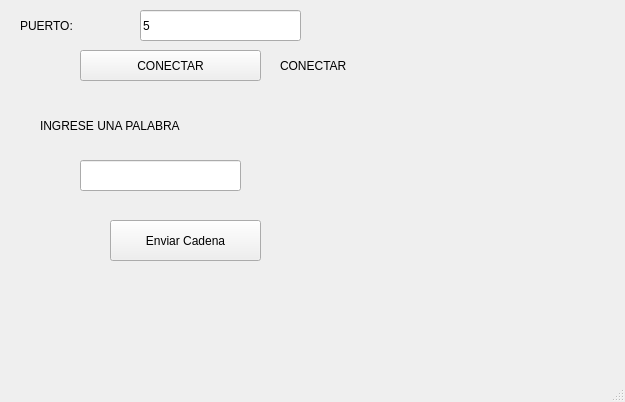
<?xml version="1.0" encoding="UTF-8"?>
<ui version="4.0">
 <class>MainWindow</class>
 <widget class="QMainWindow" name="MainWindow">
  <property name="geometry">
   <rect>
    <x>0</x>
    <y>0</y>
    <width>625</width>
    <height>402</height>
   </rect>
  </property>
  <property name="windowTitle">
   <string>MainWindow</string>
  </property>
  <widget class="QWidget" name="centralwidget">
   <widget class="QPushButton" name="btn_accion">
    <property name="geometry">
     <rect>
      <x>80</x>
      <y>50</y>
      <width>181</width>
      <height>31</height>
     </rect>
    </property>
    <property name="text">
     <string>CONECTAR</string>
    </property>
   </widget>
   <widget class="QLineEdit" name="txt_puerto">
    <property name="geometry">
     <rect>
      <x>140</x>
      <y>10</y>
      <width>161</width>
      <height>31</height>
     </rect>
    </property>
    <property name="text">
     <string>5</string>
    </property>
   </widget>
   <widget class="QLabel" name="label">
    <property name="geometry">
     <rect>
      <x>20</x>
      <y>10</y>
      <width>71</width>
      <height>31</height>
     </rect>
    </property>
    <property name="text">
     <string>PUERTO:</string>
    </property>
   </widget>
   <widget class="QLabel" name="txt_estado">
    <property name="geometry">
     <rect>
      <x>280</x>
      <y>50</y>
      <width>171</width>
      <height>31</height>
     </rect>
    </property>
    <property name="text">
     <string>CONECTAR</string>
    </property>
   </widget>
   <widget class="QPushButton" name="btn_Enviar">
    <property name="geometry">
     <rect>
      <x>110</x>
      <y>220</y>
      <width>151</width>
      <height>41</height>
     </rect>
    </property>
    <property name="text">
     <string>Enviar Cadena</string>
    </property>
   </widget>
   <widget class="QLineEdit" name="txt_cadena">
    <property name="geometry">
     <rect>
      <x>80</x>
      <y>160</y>
      <width>161</width>
      <height>31</height>
     </rect>
    </property>
    <property name="text">
     <string/>
    </property>
   </widget>
   <widget class="QLabel" name="txt_estado_2">
    <property name="geometry">
     <rect>
      <x>40</x>
      <y>110</y>
      <width>171</width>
      <height>31</height>
     </rect>
    </property>
    <property name="text">
     <string>INGRESE UNA PALABRA</string>
    </property>
   </widget>
  </widget>
  <widget class="QMenuBar" name="menubar">
   <property name="geometry">
    <rect>
     <x>0</x>
     <y>0</y>
     <width>625</width>
     <height>18</height>
    </rect>
   </property>
  </widget>
  <widget class="QStatusBar" name="statusbar"/>
 </widget>
 <resources/>
 <connections/>
</ui>
